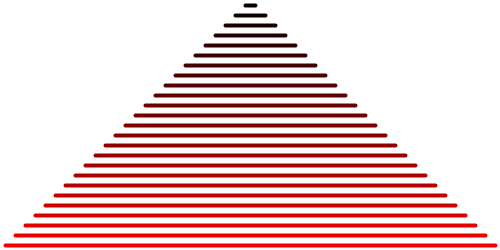
Frame 1 (no input)
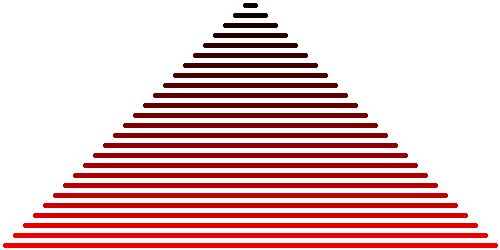
Frame 60 (the mouse pressed at the canvas centre just before this capture)
Frame 120 (the mouse held since frame 60 and released just before this capture): identical to frame 60, image omitted

The Processing sketch that drew these frames (run headless with seeded random() and noise(); from frame 60 on, the mouse is pressed at the canvas centre):

// Processing sketch: processing_25407
// ── processing_25407.pde

void setup(){
  size(500,250);
  background(255);
}

void draw(){
  int i = 5;
  while(i < width/2){
    strokeWeight(4);
    stroke(i,0,0);
    line(width/2-i,i,width/2+i,i);
    i = i + 10;
  }
}
